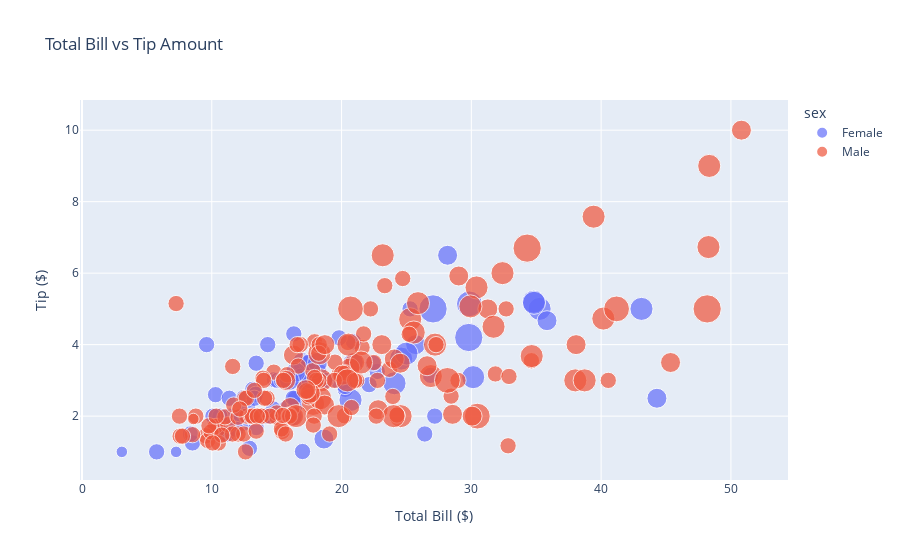

Here is the notebook cell this chart was saved with:
### Markdown cell above
#### &#9989; **Question 2.3 (6 points)**: Using plotly, create a figure that visualizes your data (or at least some parts of your data). Make sure there are appropriate labels like title, x-axis, and y-axis, etc.

### Code cell
# Put your code here  

import matplotlib.pyplot as plt
import pandas as pd
import plotly.express as px



df = pd.DataFrame(my_plotly_data)
#used https://plotly.com/python/line-and-scatter/
fig = px.scatter(
    df, x="total_bill", y="tip", 
    color="sex", 
    size="size", 
    hover_data=["smoker", "day", "time"],
    title="Total Bill vs Tip Amount",
    labels={"total_bill": "Total Bill ($)", "tip": "Tip ($)"}
)

fig.show()

### Figure 1 — Plotly figure (JSON) as saved in the notebook; plotly's stock layout.template omitted (floating-point values rounded to 4 significant figures; data arrays with more than 128 entries replaced by an {"elided": "..."} marker saying what was removed)
{"data": [{"customdata": {"elided": "87x3 str values"}, "hovertemplate": "sex=Female<br>Total Bill ($)=%{x}<br>Tip ($)=%{y}<br>size=%{marker.size}<br>smoker=%{customdata[0]}<br>day=%{customdata[1]}<br>time=%{customdata[2]}<extra></extra>", "legendgroup": "Female", "marker": {"color": "#636efa", "size": [2, 4, 4, 2, 3, 3, 2, 2, 2, 2, 4, 3, 2, 4, 2, 2, 1, 3, 2, 2, 2, 1, 4, 2, 2, 2, 2, 2, 3, 2, 2, 2, 1, 3, 2, 2, 2, 4, 2, 2, 6, 2, 2, 2, 2, 2, 2, 2, 2, 2, 2, 2, 6, 2, 2, 3, 2, 5, 4, 2, 3, 2, 2, 2, 2, 3, 3, 2, 4, 2, 2, 2, 2, 3, 2, 2, 3, 2, 4, 2, 3, 2, 2, 2, 3, 2, 2], "sizemode": "area", "sizeref": 0.015, "symbol": "circle"}, "mode": "markers", "name": "Female", "orientation": "v", "showlegend": true, "type": "scatter", "x": [16.99, 24.59, 35.26, 14.83, 10.33, 16.97, 20.29, 15.77, 19.65, 15.06, 20.69, 16.93, 10.29, 34.81, 26.41, 16.45, 3.07, 17.07, 26.86, 25.28, 14.73, 10.07, 34.83, 5.75, 16.32, 22.75, 11.35, 15.38, 44.3, 22.42, 20.92, 14.31, 7.25, 25.71, 17.31, 10.65, 12.43, 24.08, 13.42, 12.48, 29.8, 14.52, 11.38, 20.27, 11.17, 12.26, 18.26, 8.51, 10.33, 14.15, 13.16, 17.47, 27.05, 16.43, 8.35, 18.64, 11.87, 29.85, 25, 13.39, 16.21, 17.51, 10.59, 10.63, 9.6, 20.9, 18.15, 19.81, 43.11, 13, 12.74, 13, 16.4, 16.47, 12.76, 13.27, 28.17, 12.9, 30.14, 13.42, 15.98, 16.27, 10.09, 22.12, 35.83, 27.18, 18.78], "xaxis": "x", "y": [1.01, 3.61, 5, 3.02, 1.67, 3.5, 2.75, 2.23, 3, 3, 2.45, 3.07, 2.6, 5.2, 1.5, 2.47, 1, 3, 3.14, 5, 2.2, 1.83, 5.17, 1, 4.3, 3.25, 2.5, 3, 2.5, 3.48, 4.08, 4, 1, 4, 3.5, 1.5, 1.8, 2.92, 1.68, 2.52, 4.2, 2, 2, 2.83, 1.5, 2, 3.25, 1.25, 2, 2, 2.75, 3.5, 5, 2.3, 1.5, 1.36, 1.63, 5.14, 3.75, 2.61, 2, 3, 1.61, 2, 4, 3.5, 3.5, 4.19, 5, 2, 2.01, 2, 2.5, 3.23, 2.23, 2.5, 6.5, 1.1, 3.09, 3.48, 3, 2.5, 2, 2.88, 4.67, 2, 3], "yaxis": "y"}, {"customdata": {"elided": "157x3 str values"}, "hovertemplate": "sex=Male<br>Total Bill ($)=%{x}<br>Tip ($)=%{y}<br>size=%{marker.size}<br>smoker=%{customdata[0]}<br>day=%{customdata[1]}<br>time=%{customdata[2]}<extra></extra>", "legendgroup": "Male", "marker": {"color": "#EF553B", "size": {"elided": "157 int values"}, "sizemode": "area", "sizeref": 0.015, "symbol": "circle"}, "mode": "markers", "name": "Male", "orientation": "v", "showlegend": true, "type": "scatter", "x": {"elided": "157 float values"}, "xaxis": "x", "y": {"elided": "157 float values"}, "yaxis": "y"}], "layout": {"legend": {"itemsizing": "constant", "title": {"text": "sex"}, "tracegroupgap": 0}, "title": {"text": "Total Bill vs Tip Amount"}, "xaxis": {"anchor": "y", "domain": [0, 1], "title": {"text": "Total Bill ($)"}}, "yaxis": {"anchor": "x", "domain": [0, 1], "title": {"text": "Tip ($)"}}}}
